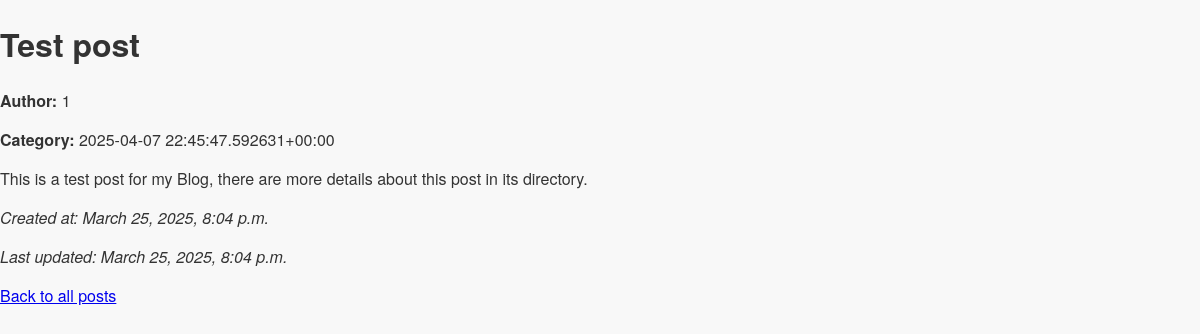
Before: /blog/1/ with the older database file.
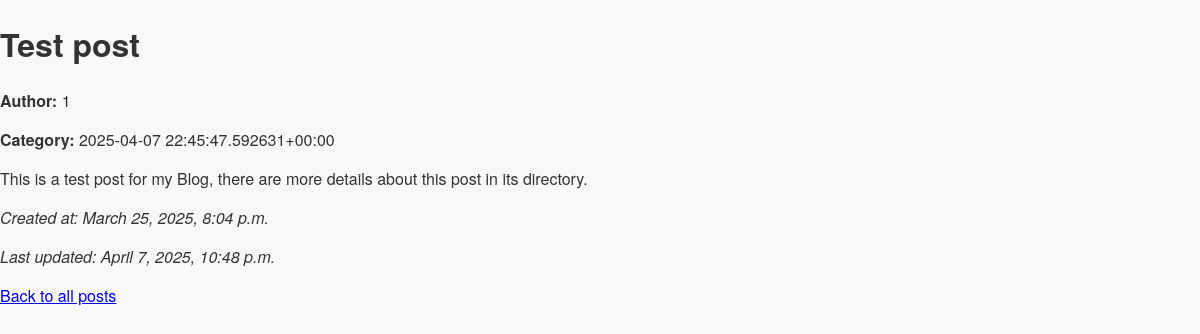
After: the same page with the newer database file.
### personal_app/models.py (models this page shows)
class BlogPost(models.Model):
    title = models.CharField(max_length=200)
    author = models.CharField(max_length=100)
    category = models.CharField(max_length=100)
    content = models.TextField()
    created_at = models.DateTimeField(auto_now_add=True)  # Automatically set on creation
    updated_at = models.DateTimeField(auto_now=True)  # Automatically update on save

### personal_app/views.py (the view)
# urls.py: path('blog/<int:post_id>/', views.blog_post_detail, name='blog_post_detail'),
def blog_post_detail(request, post_id):
    post = get_object_or_404(BlogPost, id=post_id)  # Fetch the blog post by ID
    return render(request, 'personal_app/blog_post_detail.html', {'post': post})

### personal_app/templates/personal_app/blog_post_detail.html (shortened to what this page needs)
<!DOCTYPE html>
<html>
<head>
    {% load static %}
    <link rel="stylesheet" type="text/css" href="{% static 'personal_app/style.css' %}">
</head>
<body>
    <h1>{{ post.title }}</h1>
    <p><strong>Author:</strong> {{ post.author }}</p>
    <p><strong>Category:</strong> {{ post.category }}</p>
    <p>{{ post.content }}</p>
    <p><em>Created at: {{ post.created_at }}</em></p>
    <p><em>Last updated: {{ post.updated_at }}</em></p>
    <a href="{% url 'blog_post_list' %}">Back to all posts</a>
</body>
</html>

Changed rows visible on the page:
changed BlogPost "Test post": updated_at "March 25, 2025, 8:04 p.m." → "April 7, 2025, 10:48 p.m."
